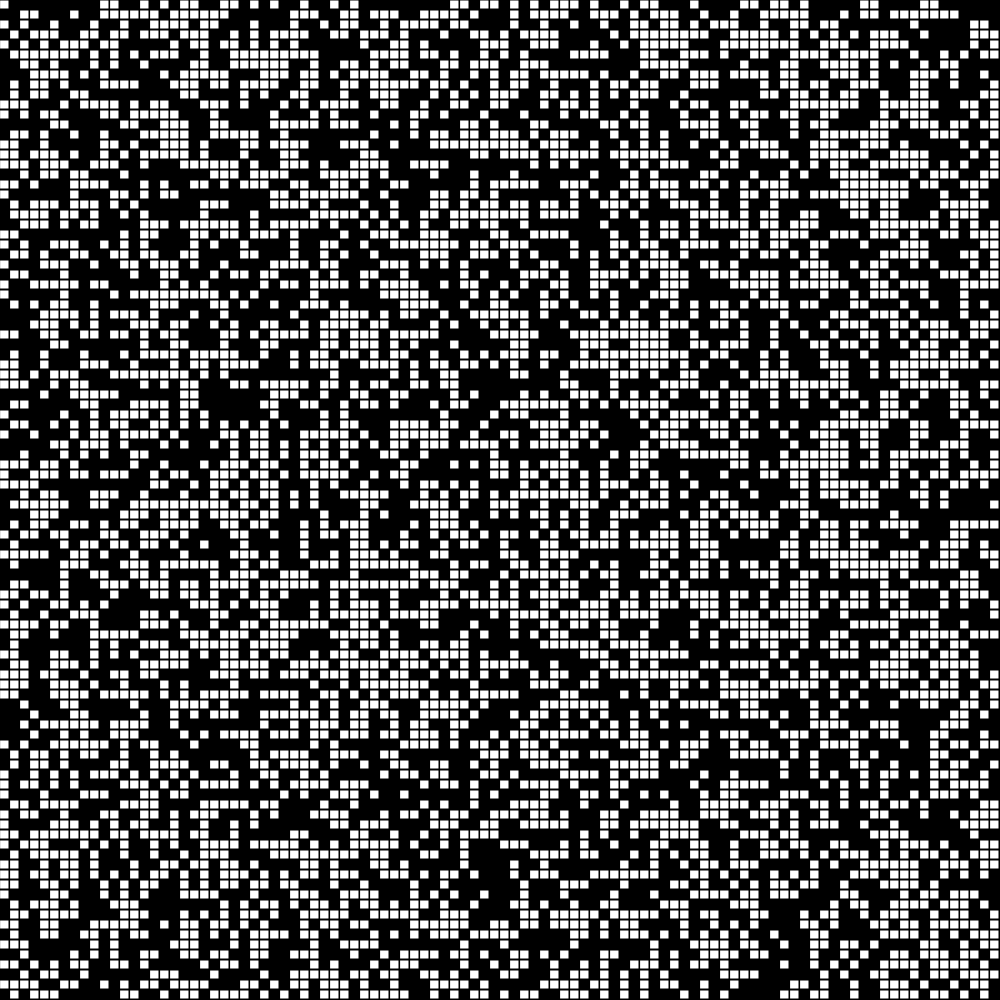
Frame 1 (no input)
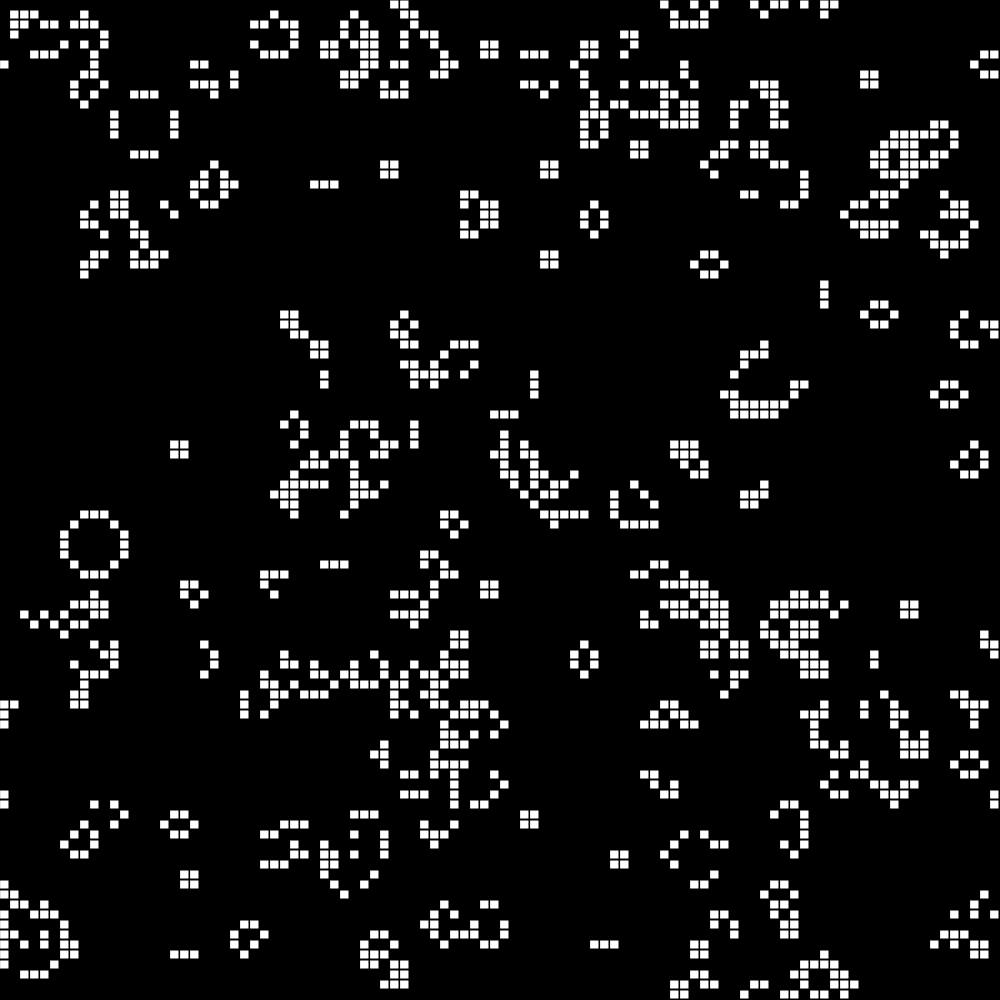
Frame 60 (no input)
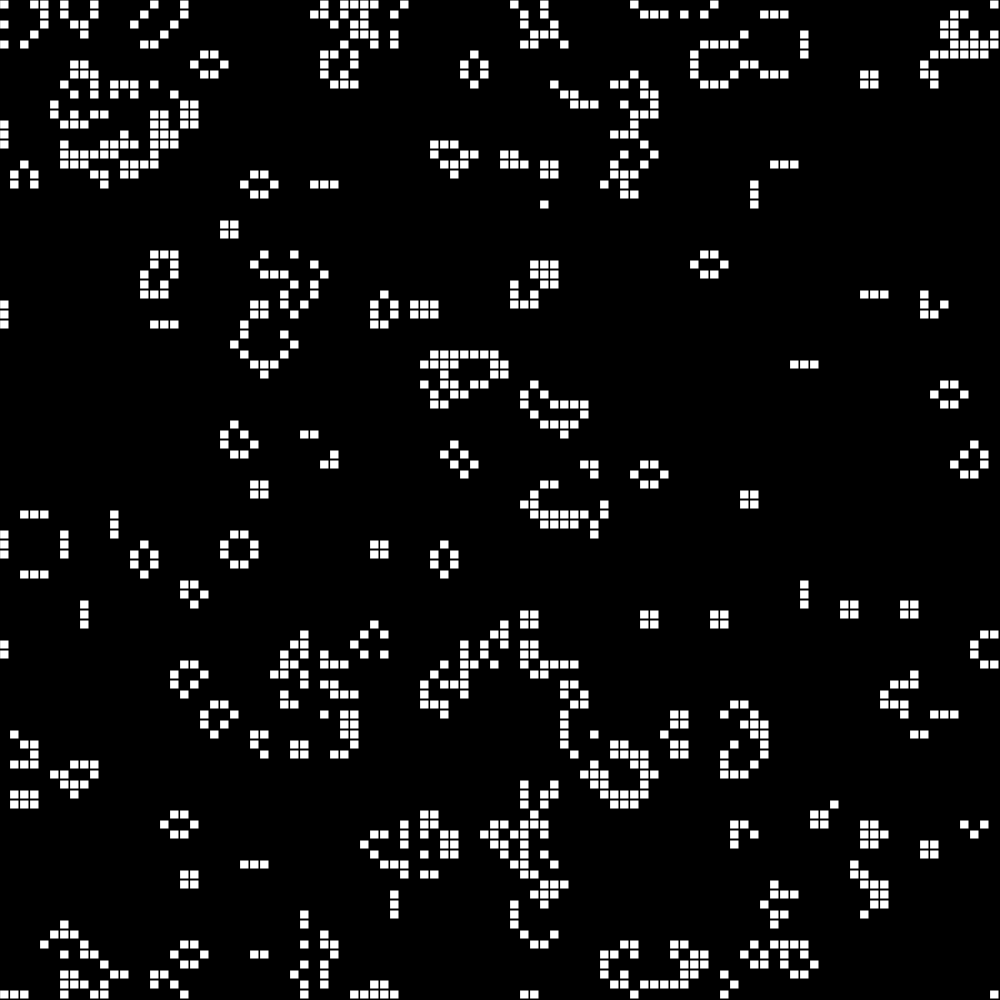
Frame 120 (the mouse pressed at the canvas centre since frame 60)

The p5.js sketch that drew these frames (run headless with seeded random() and noise() and a simulated clock; from frame 60 on, the mouse is pressed at the canvas centre):

// p5.js sketch
// ── sketch.js
 let grid;
let cols;
let rows;
let resolution = 10;

function setup() {
	createCanvas(1000,1000);
	cols = width/resolution;
	rows = height/resolution;
	grid = make2DArray(cols, rows);
	for (let i = 0; i < cols; i++){
		for (let j = 0; j < rows; j++){
			grid[i][j] = floor(random(2));
		}
	}

}

function draw() {
	background(0);

	render();

	let next = make2DArray(cols,rows);

	for (let i = 0; i < cols; i++){
		for (let j = 0; j < rows; j++){
			let state = grid [i][j];

			let neighbors = countNeighbors(grid ,i,j);

			if (state == 0 && neighbors == 3) {
			 next[i][j] = 1;
		 } else if (state == 1 && (neighbors < 2 || neighbors > 3)) {
			 next[i][j] = 0;
		 } else {
			 next[i][j] = state;
		 }
		}
	}


	grid = next;

}

function make2DArray(col, row){
	let arr = new Array(col);
	for (let i = 0; i < arr.length; i++){
		arr[i] = new Array(row);
	}
	return arr;
}

function render(){
	for (let i = 0; i < cols; i++){
		for (let j = 0; j < rows; j++){
			let x = i*resolution;
			let y = j*resolution;
			if (grid[i][j] == 1){
				fill(255);
				stroke(0);
				rect(x,y,resolution-1,resolution-1);
			}//else{
			// 	fill(0);
			// 	rect(x,y,resolution-1,resolution-1);
			// }
		}
	}
}

function countNeighbors(grid,i,j){
	let sum = 0;
	for (let x = -1; x <= 1; x++) {
		for (let y = -1; y <= 1; y++) {
			sum += grid[(x+i+cols)%cols][(y+j+rows)%rows];
		}
	}
	sum -= grid[i][j];
	return sum;
}
